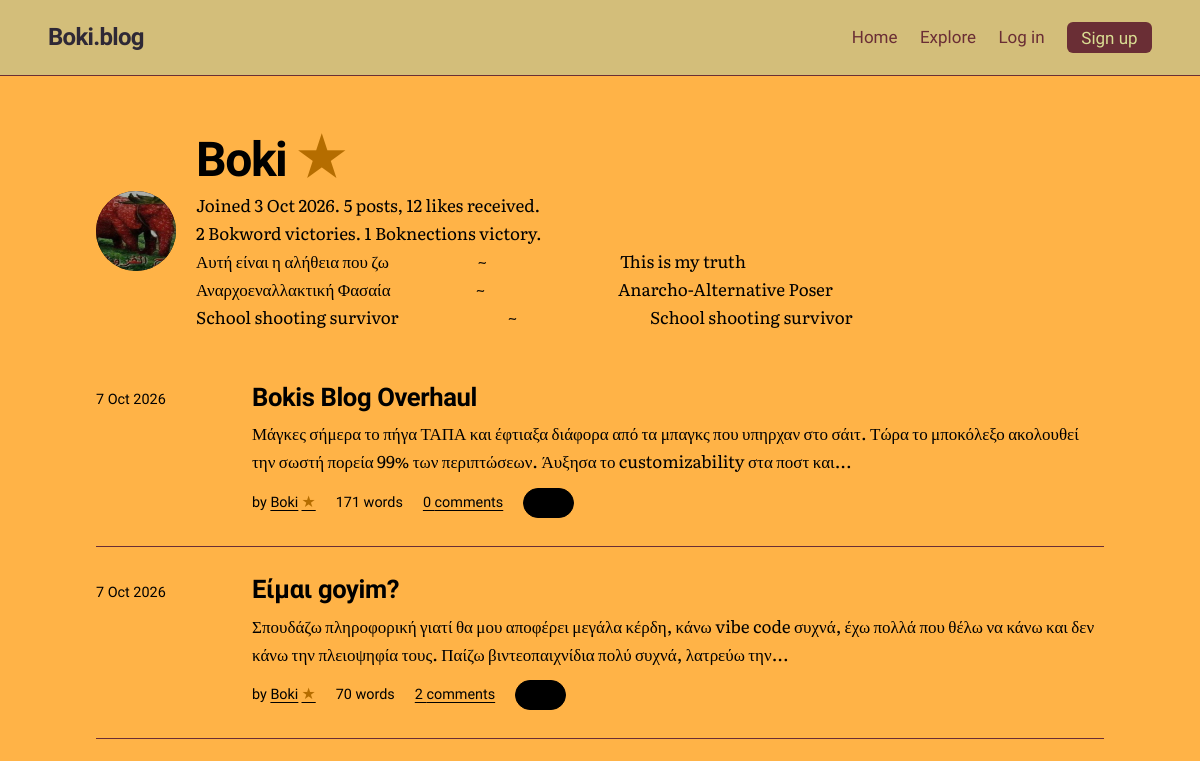
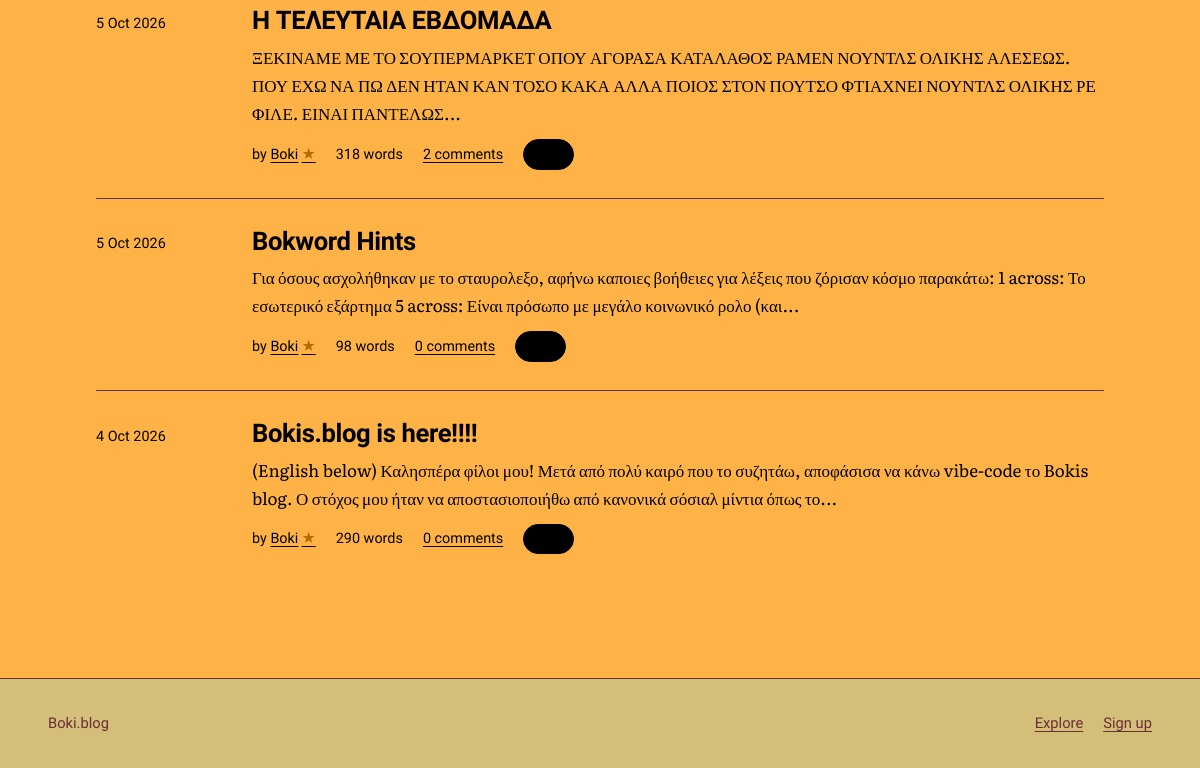
Before: /u/Boki with the older database file (2 pictures, top to bottom).
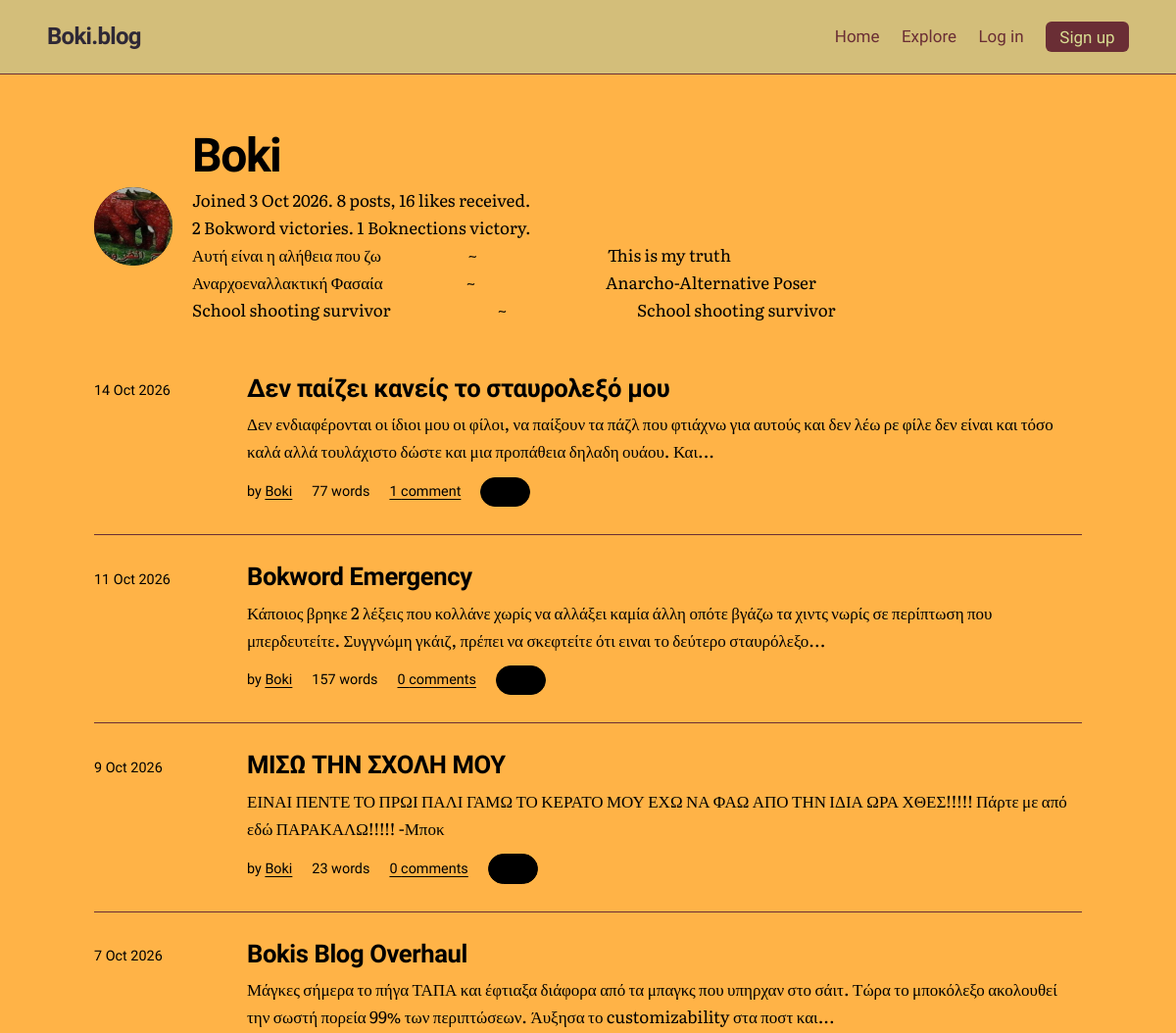
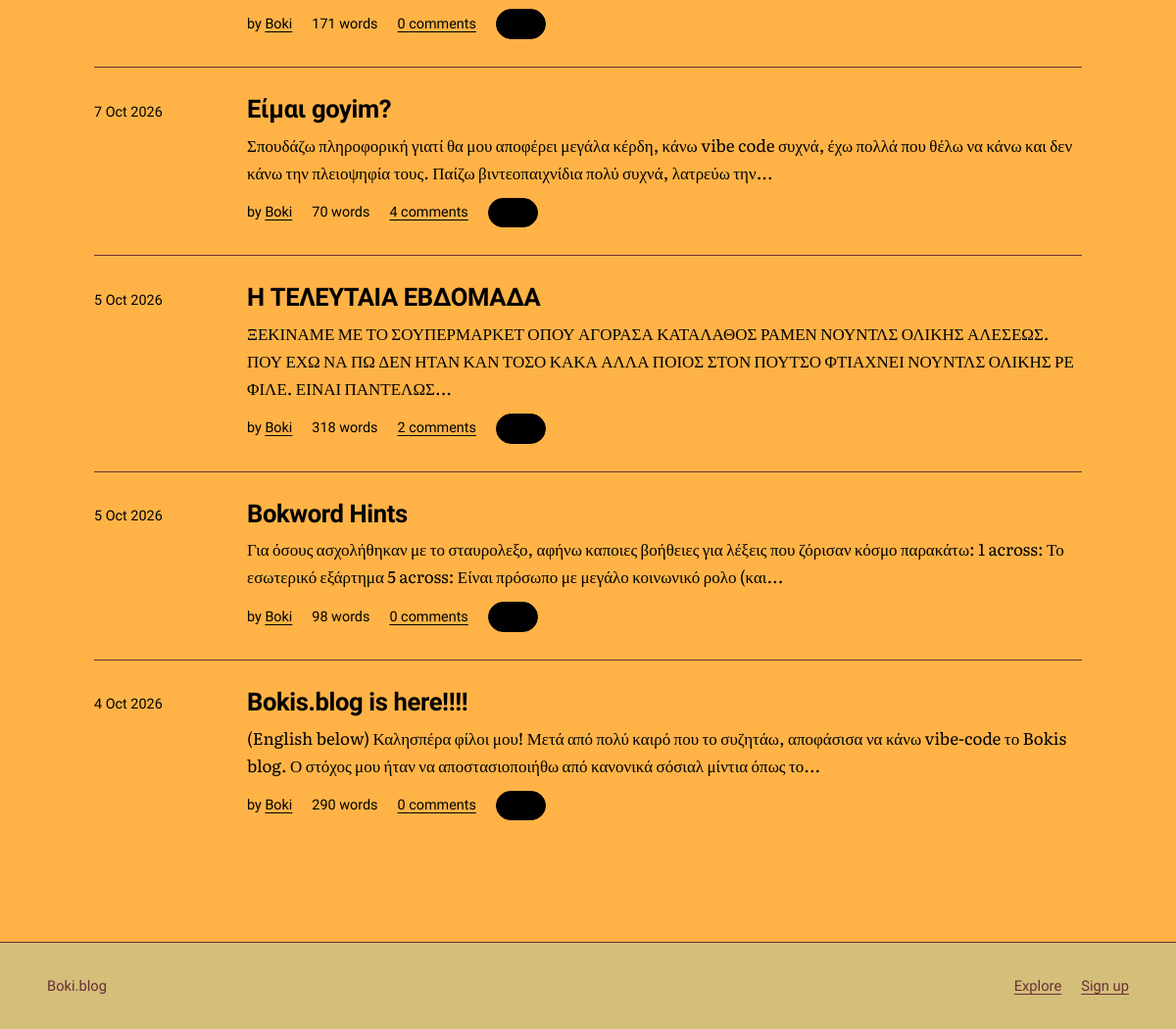
After: the same page with the newer database file (2 pictures, top to bottom).
### tables this page shows
CREATE TABLE users (
    id            INTEGER PRIMARY KEY,
    username      TEXT NOT NULL UNIQUE COLLATE NOCASE,
    password_hash TEXT NOT NULL,
    is_admin      INTEGER NOT NULL DEFAULT 0,
    created_at    TEXT NOT NULL DEFAULT (datetime('now')),
    bio           TEXT NOT NULL DEFAULT '',
    avatar        TEXT,
    profile_bg    TEXT NOT NULL DEFAULT '#D9DD92',
    profile_text  TEXT NOT NULL DEFAULT '#2E2836'
, avatar_position_x INTEGER NOT NULL DEFAULT 50, avatar_position_y INTEGER NOT NULL DEFAULT 50, bokword_victories INTEGER NOT NULL DEFAULT 0, boknections_victories INTEGER NOT NULL DEFAULT 0);

CREATE TABLE posts (
    id         INTEGER PRIMARY KEY,
    user_id    INTEGER NOT NULL REFERENCES users(id) ON DELETE CASCADE,
    title      TEXT NOT NULL,
    body       TEXT NOT NULL,
    created_at TEXT NOT NULL DEFAULT (datetime('now')),
    updated_at TEXT,
    image      TEXT,
    text_color TEXT NOT NULL DEFAULT '#2E2836',
    title_color TEXT NOT NULL DEFAULT '#2E2836',
    background_color TEXT NOT NULL DEFAULT '#D9DD92'
, accent_color TEXT NOT NULL DEFAULT '#6A2E35', surface_color TEXT NOT NULL DEFAULT '#D3BE7A', button_text_color TEXT NOT NULL DEFAULT '#D9DD92');

### app.py (the view)
@app.get("/u/<username>")
def profile(username):
    user = db().execute(
        """SELECT u.id, u.username, u.created_at, u.bio, u.avatar,
                  u.avatar_position_x, u.avatar_position_y, u.profile_bg, u.profile_text,
                  u.bokword_victories, u.boknections_victories,
                  EXISTS(
                    SELECT 1 FROM crossword_completions c
                    JOIN crossword_state s ON s.id = 1
                    WHERE c.user_id = u.id AND c.puzzle_version = s.version
                  ) AS crossword_star
           FROM users u WHERE u.username = ?""",
        (username,)).fetchone()
    if user is None:
        abort(404)
    page = request.args.get("page", 1, type=int)
    posts, total, page, pages = fetch_posts("p.user_id = ?", (user["id"],), "new", page)
    total_likes = db().execute(
        "SELECT COUNT(*) FROM likes l JOIN posts p ON p.id = l.post_id "
        "WHERE p.user_id = ?", (user["id"],)).fetchone()[0]
    return render_template("profile.html", profile_user=user, posts=posts,
                           total=total, total_likes=total_likes, page=page, pages=pages,
                           coward=COWARD_USERNAME)

### app.py (called while the page is built, shortened)
def db():
    if "db" not in g:
        g.db = sqlite3.connect(DB_PATH)
        g.db.row_factory = sqlite3.Row
        g.db.execute("PRAGMA foreign_keys = ON")
    return g.db

def get_setting(key):
    row = db().execute("SELECT value FROM settings WHERE key = ?", (key,)).fetchone()
    return row["value"] if row else None

def viewer_id():
    return g.user["id"] if g.user else -1

def boknections_enabled():
    return get_setting("boknections_enabled") == "1"

def flower_usernames():
    if "flower_users" not in g:
        g.flower_users = set()
        if boknections_enabled():
            rows = db().execute(
                "SELECT u.username FROM boknections_progress p "
                "JOIN boknections_state s ON s.id = 1 AND s.version = p.puzzle_version "
                "JOIN users u ON u.id = p.user_id WHERE p.solved = 1").fetchall()
            g.flower_users = {row["username"] for row in rows}
    return g.flower_users

def fetch_posts(where="1 = 1", params=(), sort="new", page=1):
    total = db().execute(
        f"SELECT COUNT(*) {POST_FROM} WHERE {where}", params).fetchone()[0]
    pages = max(1, -(-total // PER_PAGE))
    page = min(max(page, 1), pages)
    rows = db().execute(
        f"SELECT {POST_COLS} {POST_FROM} WHERE {where} "
        f"ORDER BY {SORTS[sort]} LIMIT ? OFFSET ?",
        (viewer_id(), *params, PER_PAGE, (page - 1) * PER_PAGE)).fetchall()
    return rows, total, page, pages

@app.before_request
def load_user_and_check_csrf():
    g.user = None
    user_id = session.get("user_id")
    if "csrf" not in session:
        session["csrf"] = secrets.token_urlsafe(32)
    if request.method == "POST":
        sent = request.form.get("csrf_token", "")
        if not secrets.compare_digest(sent.encode(), session["csrf"].encode()):
            abort(400, "Your session expired. Go back, reload the page and try again.")

@app.after_request
def security_headers(resp):
    resp.headers["Content-Security-Policy"] = (
        "default-src 'self'; style-src 'self' 'unsafe-inline' https://fonts.googleapis.com; "
        "font-src https://fonts.gstatic.com; img-src 'self' data:; "
        "form-action 'self'; frame-ancestors 'none'; base-uri 'self'")
    resp.headers["X-Content-Type-Options"] = "nosniff"
    resp.headers["Referrer-Policy"] = "same-origin"
    return resp

@app.context_processor
def inject_site():
    return {"site_name": app.config["SITE_NAME"]}

def parse_ts(value):
    return datetime.strptime(value, "%Y-%m-%d %H:%M:%S")

### templates/profile.html (shortened to what this page needs)
{% extends "base.html" %}
{% from "_macros.html" import post_row, pager with context %}
{% from "_macros.html" import user_name %}
{% block page_theme %}--bg: {{ profile_user.profile_bg }}; --profile-text: {{ profile_user.profile_text }}; --ink: {{ profile_user.profile_text }}; --ink-soft: {{ profile_user.profile_text }}; --accent: {{ profile_user.profile_text }}; color: {{ profile_user.profile_text }};{% endblock %}
{% block content %}
<div class="wrap page profile-page">
  <header class="profile-head">
    {% if profile_user.avatar %}
      <img class="avatar big" src="{{ url_for('uploaded_file', filename=profile_user.avatar) }}" alt="{{ profile_user.username }} profile picture" style="object-position: {{ profile_user.avatar_position_x }}% {{ profile_user.avatar_position_y }}%;">
    {% else %}
      <div class="avatar big" aria-hidden="true">{{ profile_user.username[:2]|upper }}</div>
    {% endif %}
    <div>
      <h1 class="page-title">{% if profile_user.username == coward %}{{ profile_user.username }}{% else %}{{ user_name(profile_user.username, profile_user.crossword_star) }}{% endif %}</h1>
      {% if profile_user.username != coward %}
      <p class="muted">Joined {{ profile_user.created_at|date }}. {{ total }} {{ 'post' if total == 1 else 'posts' }}, {{ total_likes }} {{ 'like' if total_likes == 1 else 'likes' }} received.</p>
      <p class="muted">{{ profile_user.bokword_victories }} Bokword {{ 'victory' if profile_user.bokword_victories == 1 else 'victories' }}. {{ profile_user.boknections_victories }} Boknections {{ 'victory' if profile_user.boknections_victories == 1 else 'victories' }}.</p>
      {% endif %}
      {% if profile_user.bio %}<p class="profile-bio">{{ profile_user.bio }}</p>{% endif %}
    </div>
  </header>
  {% set next = request.full_path.rstrip('?') %}
  {% if posts %}
    <ol class="post-list">{% for p in posts %}{{ post_row(p, next) }}{% endfor %}</ol>
  {% else %}
    <p class="empty">
      {{ user_name(profile_user.username, profile_user.crossword_star) }} has not published anything yet.
      {% if g.user and g.user.id == profile_user.id %}<a href="{{ url_for('new_post') }}">Write your first post</a>.{% endif %}
    </p>
  {% endif %}
</div>
{% endblock %}

### templates/base.html (shortened to what this page needs)
<!DOCTYPE html>
{% from "_macros.html" import user_name %}
<html lang="en">
<head>
  <link rel="stylesheet" href="{{ url_for('static', filename='style.css', v='39') }}">
</head>
<body>
  <header class="site-header">
    <div class="wrap">
      <a class="site-title" href="{{ url_for('home') }}">{{ site_name }}</a>
      <nav class="site-nav" aria-label="Main">
        <ul>
          <li><a href="{{ url_for('home') }}" {% if request.endpoint == 'home' %}aria-current="page"{% endif %}>Home</a></li>
          <li><a href="{{ url_for('explore') }}" {% if request.endpoint == 'explore' %}aria-current="page"{% endif %}>Explore</a></li>
          {% if g.user %}
            <li><a href="{{ url_for('new_post') }}" {% if request.endpoint == 'new_post' %}aria-current="page"{% endif %}>Write</a></li>
            <li><a href="{{ url_for('profile', username=g.user.username) }}" {% if request.endpoint == 'profile' and (request.view_args or {}).get('username') == g.user.username %}aria-current="page"{% endif %}>{{ user_name(g.user.username, g.user.crossword_star) }}</a></li>
            <li><a href="{{ url_for('account_settings') }}" {% if request.endpoint == 'account_settings' %}aria-current="page"{% endif %}>Settings</a></li>
            {% if g.user.is_admin %}
              <li><a href="{{ url_for('admin') }}" {% if request.endpoint == 'admin' %}aria-current="page"{% endif %}>Admin</a></li>
            {% endif %}
            <li>
              <form method="post" action="{{ url_for('logout') }}" class="inline-form">
                <input type="hidden" name="csrf_token" value="{{ csrf_token() }}">
                <button type="submit" class="link-button">Log out</button>
              </form>
            </li>
          {% else %}
            <li><a href="{{ url_for('login') }}" {% if request.endpoint == 'login' %}aria-current="page"{% endif %}>Log in</a></li>
            <li><a class="nav-cta" href="{{ url_for('signup') }}">Sign up</a></li>
          {% endif %}
        </ul>
      </nav>
    </div>
  </header>
  <main id="main" style="{% block page_theme %}{% endblock %}">
    {% block content %}{% endblock %}
  </main>
  <footer class="site-footer">
    <div class="wrap">
      <p>{{ site_name }}</p>
      <ul>
        <li><a href="{{ url_for('explore') }}">Explore</a></li>
        {% if not g.user %}<li><a href="{{ url_for('signup') }}">Sign up</a></li>{% endif %}
      </ul>
    </div>
  </footer>
</body>
</html>

### templates/_macros.html (shortened to what this page needs)
{% macro like_button(post, next) %}
  {% if g.user %}
    <form class="inline-form" method="post" action="{{ url_for('toggle_like', post_id=post.id) }}">
      <input type="hidden" name="csrf_token" value="{{ csrf_token() }}">
      <input type="hidden" name="next" value="{{ next }}">
      <button class="like {% if post.liked %}is-liked{% endif %}" type="submit" aria-pressed="{{ 'true' if post.liked else 'false' }}">
        <span aria-hidden="true">{{ '♥' if post.liked else '♡' }}</span>
        {{ post.like_count }}
        <span class="sr">{{ 'like' if post.like_count == 1 else 'likes' }}, {{ 'unlike' if post.liked else 'like this post' }}</span>
      </button>
    </form>
  {% else %}
    <a class="like" href="{{ url_for('login', next=next) }}">
      <span aria-hidden="true">♡</span> {{ post.like_count }}
    </a>
  {% endif %}
{% endmacro %}
{% macro user_name(username, crossword_star=false) %}
  {{ username }}{% if crossword_star %}<span class="achievement-star" role="img" aria-label="Solved the current Weekly Bokword" title="Solved the current Weekly Bokword">★</span>{% endif %}
{% endmacro %}
{% macro post_row(post, next) %}
  <li class="post-item">
    <time datetime="{{ post.created_at|iso }}">{{ post.created_at|date }}</time>
    <div>
      <h3><a href="{{ url_for('post', post_id=post.id) }}">{{ post.title }}</a></h3>
      <p>{{ post.body|excerpt }}</p>
      <ul class="meta">
        <li>by <a href="{{ url_for('profile', username=post.username) }}">{{ user_name(post.username, post.crossword_star) }}</a></li>
        <li>{{ post.body|wordcount }} {{ 'word' if (post.body|wordcount) == 1 else 'words' }}</li>
        <li><a href="{{ url_for('post', post_id=post.id) }}#comments">{{ post.comment_count }} {{ 'comment' if post.comment_count == 1 else 'comments' }}</a></li>
        <li>{{ like_button(post, next) }}</li>
      </ul>
    </div>
  </li>
{% endmacro %}

### static/style.css (style rules this page uses)
:root { --bg: #D9DD92; --surface: #D3BE7A; --ink: #2E2836; --chrome-ink: var(--ink); --ink-soft: #6A2E35; --line: #6A2E35; --accent: #6A2E35; --accent-ink: #D9DD92; --mark: #D3BE7A; --danger: #6A2E35; --ok: #2E2836; --font-display: "Bricolage Grotesque", "Helvetica Neue", Arial, sans-serif; --font-body: "Literata", Georgia, "Times New Roman", serif; --measure: 38rem; --page: 72rem; --gap: clamp(1.25rem, 4vw, 3rem); }
*, *::before, *::after { box-sizing: border-box; }
html { -webkit-text-size-adjust: 100%; }
body { margin: 0; min-height: 100vh; display: flex; flex-direction: column; background: var(--bg); color: var(--ink); font-family: var(--font-body); font-size: 1.0625rem; line-height: 1.65; }
main { flex: 1; background: var(--bg); }
a { color: var(--accent); text-underline-offset: 0.2em; text-decoration-thickness: 1px; }
h1, h2, h3, h4 { font-family: var(--font-display); line-height: 1.12; letter-spacing: -0.015em; margin: 0; }
.wrap { width: min(100% - 2 * var(--gap), var(--page)); margin-inline: auto; }
.muted { color: var(--ink-soft); }
.site-header { border-bottom: 1px solid var(--line); background: var(--surface); }
.site-header .wrap { display: flex; flex-wrap: wrap; align-items: center; justify-content: space-between; gap: 0.75rem 2rem; padding-block: 1.1rem; }
.site-title { font-family: var(--font-display); font-weight: 800; font-size: 1.5rem; letter-spacing: -0.03em; color: var(--ink); text-decoration: none; }
.site-nav ul { display: flex; flex-wrap: wrap; align-items: center; gap: 0.25rem 1.4rem; list-style: none; margin: 0; padding: 0; font-family: var(--font-display); font-weight: 500; }
.site-nav a { color: var(--ink-soft); text-decoration: none; padding-block: 0.25rem; border-bottom: 2px solid transparent; }
.site-nav .nav-cta { background: var(--accent); color: var(--accent-ink); padding: 0.35rem 0.9rem; border-radius: 6px; border-bottom: 0; }
.meta { display: flex; flex-wrap: wrap; align-items: center; gap: 0.25rem 1.25rem; margin: 0; padding: 0; list-style: none; font-family: var(--font-display); font-size: 0.9rem; color: var(--ink-soft); }
.like { display: inline-flex; align-items: center; gap: 0.35rem; padding: 0.15rem 0.7rem; border-radius: 999px; border: 1px solid var(--accent); background: var(--accent); color: var(--accent-ink); font: inherit; font-family: var(--font-display); font-size: 0.9rem; cursor: pointer; text-decoration: none; }
.page { padding-block: clamp(2rem, 5vw, 3.5rem) clamp(3rem, 8vw, 6rem); }
.page-title { font-size: clamp(2rem, 5vw, 3rem); font-weight: 800; letter-spacing: -0.03em; margin-bottom: 1.25rem; }
.post-list { list-style: none; margin: 0; padding: 0; }
.post-item { display: grid; grid-template-columns: 8rem minmax(0, 1fr); gap: 0.5rem 1.75rem; padding-block: 1.75rem; border-top: 1px solid var(--line); }
.post-item:first-child { border-top: 0; }
.post-item time { font-family: var(--font-display); font-size: 0.9rem; color: var(--ink-soft); padding-top: 0.35rem; }
.post-item h3 { font-size: 1.6rem; font-weight: 700; margin-bottom: 0.5rem; }
.post-item h3 a { color: var(--ink); text-decoration: none; }
.post-item p { margin: 0 0 0.75rem; color: var(--ink-soft); }
.profile-head { display: flex; align-items: center; gap: 1.25rem; margin-bottom: 1.5rem; }
.profile-head .page-title { margin-bottom: 0.25rem; }
.profile-head p { margin: 0; }
.avatar { width: 4rem; height: 4rem; flex: none; border-radius: 50%; background: var(--accent); color: var(--accent-ink); display: grid; place-items: center; font-family: var(--font-display); font-weight: 800; font-size: 1.4rem; object-fit: cover; }
.avatar.big { width: 5rem; height: 5rem; font-size: 1.8rem; }
.profile-page { padding-inline: var(--gap); color: var(--profile-text); }
.profile-page a, .profile-page .muted, .profile-page .meta, .profile-page .post-item p, .profile-page .post-item time, .profile-page .post-item h3 a, .profile-page .empty, .profile-page .pagination { color: var(--profile-text); }
.profile-bio { margin: 0.5rem 0 0; white-space: pre-wrap; }
.site-footer { border-top: 1px solid var(--line); padding-block: 2rem; font-family: var(--font-display); font-size: 0.92rem; color: var(--ink-soft); background: var(--surface); }
.site-footer .wrap { display: flex; flex-wrap: wrap; justify-content: space-between; gap: 0.75rem 2rem; }
.site-footer p { margin: 0; }
.site-footer ul { display: flex; gap: 1.25rem; list-style: none; margin: 0; padding: 0; }
.site-footer a { color: var(--ink-soft); }

Changed rows visible on the page:
added posts: created_at "14 Oct 2026", title "Δεν παίζει κανείς το σταυρολεξό μου", body|excerpt "Δεν ενδιαφέρονται οι ίδιοι μου οι φίλοι, να παίξουν τα πάζλ που φτιάχνω για αυτούς και δεν λέω ρε φίλε δεν είναι και τόσο καλά αλλά τουλάχιστο δώστε και μια προπάθεια δηλαδη ουάου. Και...", {{ username }} "Boki", body "77", body "words", comment_count "1", comment_count "comment"
added posts: created_at "11 Oct 2026", title "Bokword Emergency", body|excerpt "Κάποιος βρηκε 2 λέξεις που κολλάνε χωρίς να αλλάξει καμία άλλη οπότε βγάζω τα χιντς νωρίς σε περίπτωση που μπερδευτείτε. Συγγνώμη γκάιζ, πρέπει να σκεφτείτε ότι ειναι το δεύτερο σταυρόλεξο...", {{ username }} "Boki", body "157", body "words", comment_count "0", comment_count "comments"
added posts: created_at "9 Oct 2026", title "ΜΙΣΩ ΤΗΝ ΣΧΟΛΗ ΜΟΥ", body|excerpt "ΕΙΝΑΙ ΠΕΝΤΕ ΤΟ ΠΡΩΙ ΠΑΛΙ ΓΑΜΩ ΤΟ ΚΕΡΑΤΟ ΜΟΥ ΕΧΩ ΝΑ ΦΑΩ ΑΠΟ ΤΗΝ ΙΔΙΑ ΩΡΑ ΧΘΕΣ!!!!! Πάρτε με από εδώ ΠΑΡΑΚΑΛΩ!!!!! -Μποκ", {{ username }} "Boki", body "23", body "words", comment_count "0", comment_count "comments"
shown differently, row unchanged: posts "Bokis Blog Overhaul": no longer shows "★"
shown differently, row unchanged: posts "Είμαι goyim?": comment_count "2" → "4"; no longer shows "★"
shown differently, row unchanged: posts "Η ΤΕΛΕΥΤΑΙΑ ΕΒΔΟΜΑΔΑ": no longer shows "★"
shown differently, row unchanged: posts "Bokword Hints": no longer shows "★"
shown differently, row unchanged: posts "Bokis.blog is here!!!!": no longer shows "★"
Other visible differences:
{{ total }}: "5" → "8"
{{ total_likes }}: "12" → "16"
